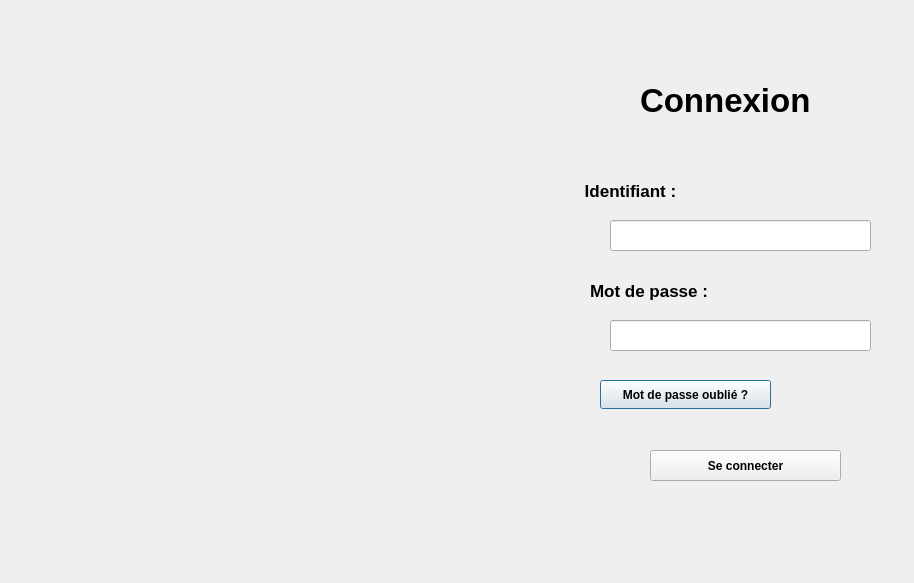
<?xml version="1.0" encoding="UTF-8"?>
<ui version="4.0">
 <class>login</class>
 <widget class="QDialog" name="login">
  <property name="geometry">
   <rect>
    <x>0</x>
    <y>0</y>
    <width>914</width>
    <height>583</height>
   </rect>
  </property>
  <property name="windowTitle">
   <string>Dialog</string>
  </property>
  <widget class="QWidget" name="widget" native="true">
   <property name="geometry">
    <rect>
     <x>0</x>
     <y>-1</y>
     <width>551</width>
     <height>581</height>
    </rect>
   </property>
   <widget class="QLabel" name="label_6">
    <property name="geometry">
     <rect>
      <x>-10</x>
      <y>10</y>
      <width>561</width>
      <height>571</height>
     </rect>
    </property>
    <property name="text">
     <string/>
    </property>
    <property name="pixmap">
     <pixmap>:/res/loggin</pixmap>
    </property>
   </widget>
   <widget class="QLabel" name="label_11">
    <property name="geometry">
     <rect>
      <x>-10</x>
      <y>0</y>
      <width>561</width>
      <height>571</height>
     </rect>
    </property>
    <property name="text">
     <string/>
    </property>
    <property name="pixmap">
     <pixmap>:/res/loggin</pixmap>
    </property>
   </widget>
  </widget>
  <widget class="QWidget" name="widget_2" native="true">
   <property name="geometry">
    <rect>
     <x>560</x>
     <y>0</y>
     <width>351</width>
     <height>581</height>
    </rect>
   </property>
   <widget class="QLabel" name="label_8">
    <property name="geometry">
     <rect>
      <x>150</x>
      <y>90</y>
      <width>41</width>
      <height>61</height>
     </rect>
    </property>
    <property name="text">
     <string/>
    </property>
    <property name="pixmap">
     <pixmap>:/res/icone15</pixmap>
    </property>
   </widget>
   <widget class="QStackedWidget" name="stackedWidget">
    <property name="geometry">
     <rect>
      <x>0</x>
      <y>10</y>
      <width>331</width>
      <height>551</height>
     </rect>
    </property>
    <property name="currentIndex">
     <number>0</number>
    </property>
    <widget class="QWidget" name="page">
     <widget class="QLabel" name="label_7">
      <property name="geometry">
       <rect>
        <x>80</x>
        <y>70</y>
        <width>231</width>
        <height>41</height>
       </rect>
      </property>
      <property name="font">
       <font>
        <pointsize>25</pointsize>
        <bold>true</bold>
       </font>
      </property>
      <property name="text">
       <string>Connexion</string>
      </property>
     </widget>
     <widget class="QPushButton" name="pushButton_2">
      <property name="geometry">
       <rect>
        <x>40</x>
        <y>370</y>
        <width>171</width>
        <height>29</height>
       </rect>
      </property>
      <property name="font">
       <font>
        <bold>true</bold>
       </font>
      </property>
      <property name="text">
       <string>Mot de passe oublié ?</string>
      </property>
     </widget>
     <widget class="QLineEdit" name="line_mdp">
      <property name="geometry">
       <rect>
        <x>50</x>
        <y>310</y>
        <width>261</width>
        <height>31</height>
       </rect>
      </property>
      <property name="echoMode">
       <enum>QLineEdit::EchoMode::Password</enum>
      </property>
     </widget>
     <widget class="QLabel" name="label_9">
      <property name="geometry">
       <rect>
        <x>20</x>
        <y>150</y>
        <width>141</width>
        <height>61</height>
       </rect>
      </property>
      <property name="font">
       <font>
        <pointsize>13</pointsize>
        <italic>false</italic>
        <bold>true</bold>
        <underline>false</underline>
        <strikeout>false</strikeout>
       </font>
      </property>
      <property name="text">
       <string> Identifiant :</string>
      </property>
     </widget>
     <widget class="QLineEdit" name="line_cin">
      <property name="geometry">
       <rect>
        <x>50</x>
        <y>210</y>
        <width>261</width>
        <height>31</height>
       </rect>
      </property>
     </widget>
     <widget class="QLabel" name="label_10">
      <property name="geometry">
       <rect>
        <x>30</x>
        <y>250</y>
        <width>161</width>
        <height>61</height>
       </rect>
      </property>
      <property name="font">
       <font>
        <pointsize>13</pointsize>
        <italic>false</italic>
        <bold>true</bold>
        <underline>false</underline>
        <strikeout>false</strikeout>
       </font>
      </property>
      <property name="text">
       <string>Mot de passe :</string>
      </property>
     </widget>
     <widget class="QPushButton" name="pushButton_4">
      <property name="geometry">
       <rect>
        <x>90</x>
        <y>440</y>
        <width>191</width>
        <height>31</height>
       </rect>
      </property>
      <property name="font">
       <font>
        <bold>true</bold>
       </font>
      </property>
      <property name="text">
       <string>Se connecter</string>
      </property>
     </widget>
    </widget>
    <widget class="QWidget" name="page_2">
     <widget class="QLineEdit" name="line_numero">
      <property name="geometry">
       <rect>
        <x>40</x>
        <y>250</y>
        <width>261</width>
        <height>31</height>
       </rect>
      </property>
     </widget>
     <widget class="QLabel" name="label_12">
      <property name="geometry">
       <rect>
        <x>40</x>
        <y>190</y>
        <width>141</width>
        <height>61</height>
       </rect>
      </property>
      <property name="font">
       <font>
        <pointsize>13</pointsize>
        <italic>false</italic>
        <bold>true</bold>
        <underline>false</underline>
        <strikeout>false</strikeout>
       </font>
      </property>
      <property name="text">
       <string> numéro :</string>
      </property>
     </widget>
     <widget class="QPushButton" name="Envoyer">
      <property name="geometry">
       <rect>
        <x>80</x>
        <y>300</y>
        <width>191</width>
        <height>31</height>
       </rect>
      </property>
      <property name="font">
       <font>
        <bold>true</bold>
       </font>
      </property>
      <property name="text">
       <string>Envoyer</string>
      </property>
     </widget>
     <widget class="QLabel" name="label_14">
      <property name="geometry">
       <rect>
        <x>40</x>
        <y>110</y>
        <width>141</width>
        <height>61</height>
       </rect>
      </property>
      <property name="font">
       <font>
        <pointsize>13</pointsize>
        <italic>false</italic>
        <bold>true</bold>
        <underline>false</underline>
        <strikeout>false</strikeout>
       </font>
      </property>
      <property name="text">
       <string> Identifiant :</string>
      </property>
     </widget>
     <widget class="QLineEdit" name="line_cin_2">
      <property name="geometry">
       <rect>
        <x>40</x>
        <y>170</y>
        <width>261</width>
        <height>31</height>
       </rect>
      </property>
     </widget>
    </widget>
    <widget class="QWidget" name="page_3">
     <widget class="QLineEdit" name="jeton">
      <property name="geometry">
       <rect>
        <x>40</x>
        <y>200</y>
        <width>261</width>
        <height>31</height>
       </rect>
      </property>
     </widget>
     <widget class="QLabel" name="label_13">
      <property name="geometry">
       <rect>
        <x>40</x>
        <y>150</y>
        <width>141</width>
        <height>61</height>
       </rect>
      </property>
      <property name="font">
       <font>
        <pointsize>13</pointsize>
        <italic>false</italic>
        <bold>true</bold>
        <underline>false</underline>
        <strikeout>false</strikeout>
       </font>
      </property>
      <property name="text">
       <string> Jeton :</string>
      </property>
     </widget>
     <widget class="QPushButton" name="verifier">
      <property name="geometry">
       <rect>
        <x>80</x>
        <y>260</y>
        <width>191</width>
        <height>31</height>
       </rect>
      </property>
      <property name="font">
       <font>
        <bold>true</bold>
       </font>
      </property>
      <property name="text">
       <string>Verifier</string>
      </property>
     </widget>
    </widget>
    <widget class="QWidget" name="page_4">
     <widget class="QLineEdit" name="motpasse">
      <property name="geometry">
       <rect>
        <x>40</x>
        <y>170</y>
        <width>261</width>
        <height>31</height>
       </rect>
      </property>
     </widget>
     <widget class="QLineEdit" name="confirmer">
      <property name="geometry">
       <rect>
        <x>40</x>
        <y>240</y>
        <width>261</width>
        <height>31</height>
       </rect>
      </property>
     </widget>
     <widget class="QPushButton" name="verifier_2">
      <property name="geometry">
       <rect>
        <x>80</x>
        <y>310</y>
        <width>191</width>
        <height>31</height>
       </rect>
      </property>
      <property name="font">
       <font>
        <bold>true</bold>
       </font>
      </property>
      <property name="text">
       <string>confirmer</string>
      </property>
     </widget>
     <widget class="QLabel" name="label">
      <property name="geometry">
       <rect>
        <x>40</x>
        <y>140</y>
        <width>181</width>
        <height>20</height>
       </rect>
      </property>
      <property name="text">
       <string> nouveau mot de passe:</string>
      </property>
     </widget>
     <widget class="QLabel" name="label_2">
      <property name="geometry">
       <rect>
        <x>40</x>
        <y>210</y>
        <width>251</width>
        <height>20</height>
       </rect>
      </property>
      <property name="text">
       <string>confirmer le nouveau mot de passe :</string>
      </property>
     </widget>
    </widget>
   </widget>
  </widget>
 </widget>
 <resources/>
 <connections/>
</ui>
